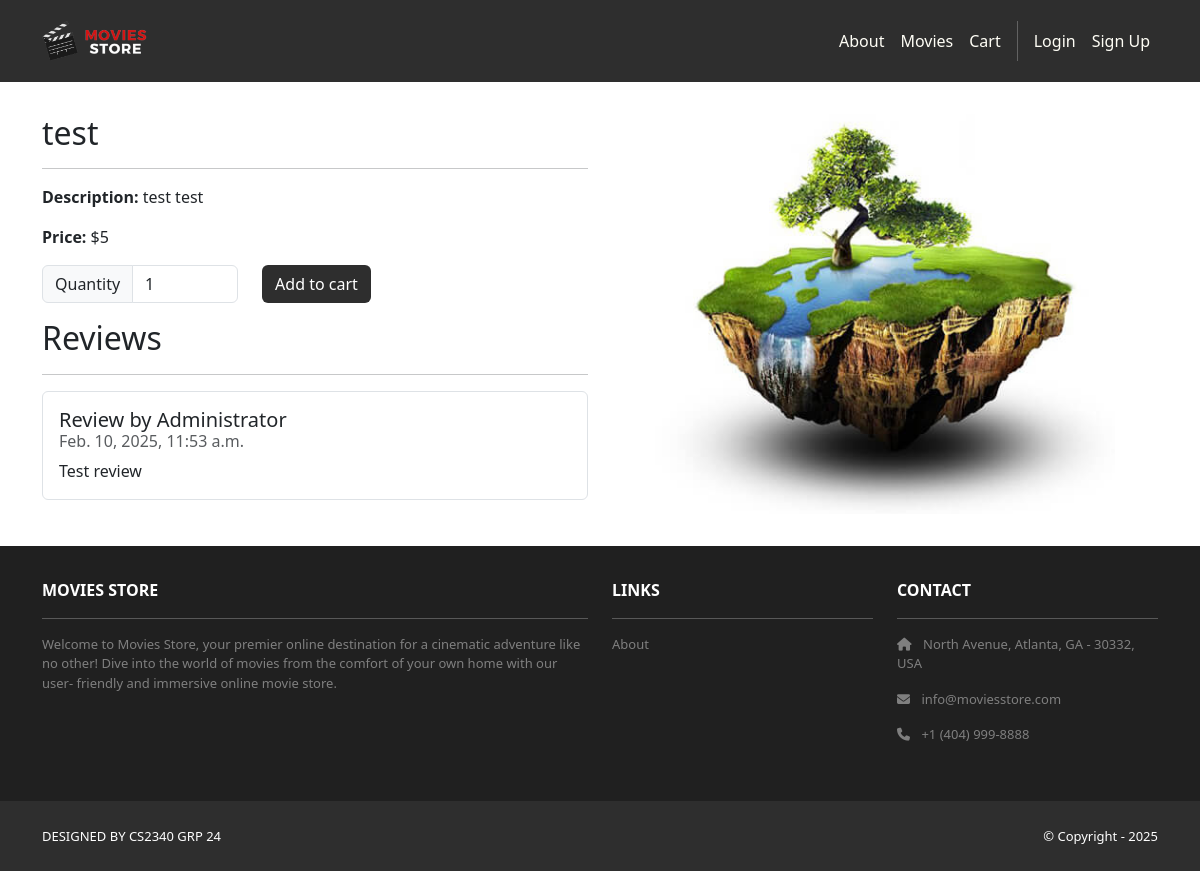
The app's page /movies/2/ with its own data.
### movies/models.py (models this page shows, shortened)
class Movie(models.Model):
    id = models.AutoField(primary_key=True)
    name = models.CharField(max_length=255)
    price = models.IntegerField()
    description = models.TextField()
    image = models.ImageField(upload_to='movies_images/')

class Review(models.Model):
    id = models.AutoField(primary_key=True)
    comment = models.CharField(max_length=500)
    date = models.DateTimeField(auto_now_add=True)
    movie = models.ForeignKey(Movie, on_delete=models.CASCADE)
    user = models.ForeignKey(User, on_delete=models.CASCADE)

### movies/views.py (the view)
# urls.py: path('<int:id>/', views.show, name='movies.show'),
def show(request, id):
    movie = Movie.objects.get(id=id)
    reviews = Review.objects.filter(movie=movie)
    templateData = {}
    templateData['title'] = movie.name
    templateData['movie'] = movie
    templateData['reviews'] = reviews
    return render(request, 'movies/show.html', {'template_data': templateData})

### movies/templates/movies/show.html (shortened to what this page needs)
{% extends 'base.html' %} {% block content %} {% load static %}
<div class="p-3">
    <div class="container">
        <div class="row mt-3">
            <div class="col-md-6 mx-auto mb-3">
                <h2>{{ template_data.movie.name }}</h2>
                <hr />
                <p><b>Description:</b> {{ template_data.movie.description }}</p>
                <p><b>Price:</b> ${{ template_data.movie.price }}</p>
                <p class="card-text">
          <form method="post"
            action="{% url 'cart.add' template_data.movie.id %}">
            <div class="row">
              <div class="col-auto">
                <div class="input-group col-auto">
                  <div class="input-group-text">Quantity
                    </div>
                  <input type="number" min="1" max="10"
                    class="form-control quantity-input"
                    name="quantity" value="1">
                </div>
              </div>
              <div class="col-auto">
                <button class="btn bg-dark text-white"
                  type="submit">Add to cart</button>
              </div>
            </div>
          </form>
        </p>
                <h2>Reviews</h2>
                <hr />
                <ul class="list-group">
                    {% for review in template_data.reviews %}
                    <li class="list-group-item pb-3 pt-3">
                        <h5 class="card-title">
                            Review by {{ review.user.username }}
                        </h5>
                        <h6 class="card-subtitle mb-2 text-muted">
                            {{ review.date }}
                        </h6>
                        <p class="card-text">{{ review.comment }}</p>
                    </li>
                    {% endfor %}
                </ul>
            </div>
            <div class="col-md-6 mx-auto mb-3 text-center">
                <img
                    src="{% static 'img/about.jpg' %}"
                    class="rounded img-card-400" />
            </div>
        </div>
    </div>
</div>
{% endblock content %}

### CS2340_grp24/static/css/style.css (style rules this page uses)
.bg-dark { background-color: #2E2E2E !important; }
.img-card-400 { width: fit-content; max-height: 400px; }

### records on screen
Movie: movie.name "test", movie.description "test test", movie.price "5"
Review: user.username "Administrator", date "Feb. 10, 2025, 11:53 a.m.", comment "Test review"
